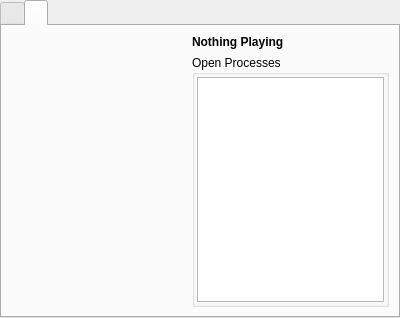
<?xml version="1.0" encoding="UTF-8"?>
<ui version="4.0">
 <class>NowPlaying</class>
 <widget class="QWidget" name="NowPlaying">
  <property name="geometry">
   <rect>
    <x>0</x>
    <y>0</y>
    <width>400</width>
    <height>318</height>
   </rect>
  </property>
  <property name="windowTitle">
   <string>Form</string>
  </property>
  <layout class="QVBoxLayout" name="verticalLayout">
   <property name="leftMargin">
    <number>0</number>
   </property>
   <property name="topMargin">
    <number>0</number>
   </property>
   <property name="rightMargin">
    <number>0</number>
   </property>
   <property name="bottomMargin">
    <number>0</number>
   </property>
   <item>
    <widget class="QTabWidget" name="tabWidget">
     <property name="currentIndex">
      <number>1</number>
     </property>
     <widget class="QWidget" name="tabPlaying">
      <attribute name="title">
       <string/>
      </attribute>
      <layout class="QHBoxLayout" name="horizontalLayout" stretch="3,6">
       <item>
        <layout class="QVBoxLayout" name="verticalLayout_2">
         <item>
          <widget class="QLabel" name="coverImage">
           <property name="minimumSize">
            <size>
             <width>175</width>
             <height>0</height>
            </size>
           </property>
           <property name="maximumSize">
            <size>
             <width>175</width>
             <height>16777215</height>
            </size>
           </property>
           <property name="text">
            <string/>
           </property>
           <property name="scaledContents">
            <bool>true</bool>
           </property>
          </widget>
         </item>
         <item>
          <spacer name="verticalSpacer_2">
           <property name="orientation">
            <enum>Qt::Vertical</enum>
           </property>
           <property name="sizeHint" stdset="0">
            <size>
             <width>20</width>
             <height>40</height>
            </size>
           </property>
          </spacer>
         </item>
        </layout>
       </item>
       <item>
        <layout class="QVBoxLayout" name="infoLayout">
         <property name="spacing">
          <number>2</number>
         </property>
         <item>
          <layout class="QHBoxLayout" name="horizontalLayout_3" stretch="8,2">
           <property name="spacing">
            <number>0</number>
           </property>
           <item>
            <layout class="QVBoxLayout" name="verticalLayout_7">
             <item>
              <widget class="QLabel" name="title">
               <property name="font">
                <font>
                 <pointsize>9</pointsize>
                 <weight>75</weight>
                 <bold>true</bold>
                </font>
               </property>
               <property name="wordWrap">
                <bool>true</bool>
               </property>
              </widget>
             </item>
             <item>
              <widget class="QLabel" name="nowPlaying">
               <property name="wordWrap">
                <bool>true</bool>
               </property>
              </widget>
             </item>
            </layout>
           </item>
           <item>
            <layout class="QVBoxLayout" name="verticalLayout_8">
             <item>
              <widget class="QLabel" name="updating">
               <property name="text">
                <string/>
               </property>
               <property name="alignment">
                <set>Qt::AlignRight|Qt::AlignTrailing|Qt::AlignVCenter</set>
               </property>
              </widget>
             </item>
             <item>
              <widget class="QPushButton" name="pushButton">
               <property name="enabled">
                <bool>false</bool>
               </property>
               <property name="maximumSize">
                <size>
                 <width>200</width>
                 <height>16777215</height>
                </size>
               </property>
               <property name="text">
                <string>Cancel Update</string>
               </property>
              </widget>
             </item>
            </layout>
           </item>
          </layout>
         </item>
         <item>
          <widget class="QGroupBox" name="groupBox">
           <property name="font">
            <font>
             <weight>75</weight>
             <bold>true</bold>
            </font>
           </property>
           <property name="title">
            <string>Synonyms</string>
           </property>
           <layout class="QVBoxLayout" name="verticalLayout_4">
            <property name="leftMargin">
             <number>5</number>
            </property>
            <property name="topMargin">
             <number>5</number>
            </property>
            <property name="rightMargin">
             <number>5</number>
            </property>
            <property name="bottomMargin">
             <number>5</number>
            </property>
            <item>
             <widget class="QLabel" name="synonyms">
              <property name="font">
               <font>
                <weight>50</weight>
                <bold>false</bold>
               </font>
              </property>
              <property name="wordWrap">
               <bool>true</bool>
              </property>
             </widget>
            </item>
           </layout>
          </widget>
         </item>
         <item>
          <widget class="QGroupBox" name="groupBox_2">
           <property name="font">
            <font>
             <weight>75</weight>
             <bold>true</bold>
            </font>
           </property>
           <property name="title">
            <string>Details</string>
           </property>
           <layout class="QHBoxLayout" name="horizontalLayout_2" stretch="3,9">
            <property name="spacing">
             <number>2</number>
            </property>
            <property name="leftMargin">
             <number>5</number>
            </property>
            <property name="topMargin">
             <number>5</number>
            </property>
            <property name="rightMargin">
             <number>5</number>
            </property>
            <property name="bottomMargin">
             <number>5</number>
            </property>
            <item>
             <layout class="QVBoxLayout" name="verticalLayout_6">
              <item>
               <widget class="QLabel" name="label_4">
                <property name="maximumSize">
                 <size>
                  <width>250</width>
                  <height>16777215</height>
                 </size>
                </property>
                <property name="font">
                 <font>
                  <weight>50</weight>
                  <bold>false</bold>
                 </font>
                </property>
                <property name="text">
                 <string>Episodes:</string>
                </property>
               </widget>
              </item>
              <item>
               <widget class="QLabel" name="label_5">
                <property name="maximumSize">
                 <size>
                  <width>250</width>
                  <height>16777215</height>
                 </size>
                </property>
                <property name="font">
                 <font>
                  <weight>50</weight>
                  <bold>false</bold>
                 </font>
                </property>
                <property name="text">
                 <string>Status:</string>
                </property>
               </widget>
              </item>
             </layout>
            </item>
            <item>
             <layout class="QVBoxLayout" name="verticalLayout_5">
              <item>
               <widget class="QLabel" name="episodes">
                <property name="font">
                 <font>
                  <weight>50</weight>
                  <bold>false</bold>
                 </font>
                </property>
               </widget>
              </item>
              <item>
               <widget class="QLabel" name="status">
                <property name="font">
                 <font>
                  <weight>50</weight>
                  <bold>false</bold>
                 </font>
                </property>
               </widget>
              </item>
             </layout>
            </item>
           </layout>
          </widget>
         </item>
         <item>
          <widget class="QGroupBox" name="groupBox_3">
           <property name="font">
            <font>
             <weight>75</weight>
             <bold>true</bold>
            </font>
           </property>
           <property name="title">
            <string>Description</string>
           </property>
           <layout class="QVBoxLayout" name="verticalLayout_3">
            <property name="leftMargin">
             <number>5</number>
            </property>
            <property name="topMargin">
             <number>5</number>
            </property>
            <property name="rightMargin">
             <number>5</number>
            </property>
            <property name="bottomMargin">
             <number>5</number>
            </property>
            <item>
             <widget class="QScrollArea" name="scrollArea">
              <property name="widgetResizable">
               <bool>true</bool>
              </property>
              <widget class="QWidget" name="scrollAreaWidgetContents">
               <property name="geometry">
                <rect>
                 <x>0</x>
                 <y>0</y>
                 <width>175</width>
                 <height>70</height>
                </rect>
               </property>
               <layout class="QVBoxLayout" name="verticalLayout_9">
                <property name="spacing">
                 <number>0</number>
                </property>
                <property name="leftMargin">
                 <number>2</number>
                </property>
                <property name="topMargin">
                 <number>2</number>
                </property>
                <property name="rightMargin">
                 <number>2</number>
                </property>
                <property name="bottomMargin">
                 <number>2</number>
                </property>
                <item>
                 <widget class="QLabel" name="description">
                  <property name="font">
                   <font>
                    <weight>50</weight>
                    <bold>false</bold>
                   </font>
                  </property>
                  <property name="text">
                   <string/>
                  </property>
                  <property name="textFormat">
                   <enum>Qt::RichText</enum>
                  </property>
                  <property name="alignment">
                   <set>Qt::AlignLeading|Qt::AlignLeft|Qt::AlignTop</set>
                  </property>
                  <property name="wordWrap">
                   <bool>true</bool>
                  </property>
                 </widget>
                </item>
               </layout>
              </widget>
             </widget>
            </item>
           </layout>
          </widget>
         </item>
        </layout>
       </item>
      </layout>
     </widget>
     <widget class="QWidget" name="tabNotPlaying">
      <attribute name="title">
       <string/>
      </attribute>
      <layout class="QHBoxLayout" name="horizontalLayout_4">
       <item>
        <layout class="QVBoxLayout" name="verticalLayout_10" stretch="0,0">
         <item>
          <widget class="QLabel" name="defaultImage">
           <property name="minimumSize">
            <size>
             <width>175</width>
             <height>0</height>
            </size>
           </property>
           <property name="maximumSize">
            <size>
             <width>175</width>
             <height>16777215</height>
            </size>
           </property>
           <property name="text">
            <string/>
           </property>
           <property name="scaledContents">
            <bool>true</bool>
           </property>
          </widget>
         </item>
         <item>
          <spacer name="verticalSpacer_3">
           <property name="orientation">
            <enum>Qt::Vertical</enum>
           </property>
           <property name="sizeHint" stdset="0">
            <size>
             <width>20</width>
             <height>40</height>
            </size>
           </property>
          </spacer>
         </item>
        </layout>
       </item>
       <item>
        <layout class="QVBoxLayout" name="verticalLayout_11">
         <item>
          <widget class="QLabel" name="label_6">
           <property name="font">
            <font>
             <pointsize>9</pointsize>
             <weight>75</weight>
             <bold>true</bold>
            </font>
           </property>
           <property name="text">
            <string>Nothing Playing</string>
           </property>
           <property name="wordWrap">
            <bool>true</bool>
           </property>
          </widget>
         </item>
         <item>
          <widget class="QGroupBox" name="groupBox_4">
           <property name="title">
            <string>Open Processes</string>
           </property>
           <layout class="QVBoxLayout" name="verticalLayout_12">
            <property name="leftMargin">
             <number>2</number>
            </property>
            <property name="topMargin">
             <number>2</number>
            </property>
            <property name="rightMargin">
             <number>2</number>
            </property>
            <property name="bottomMargin">
             <number>2</number>
            </property>
            <item>
             <widget class="QListView" name="openProcesses">
              <property name="editTriggers">
               <set>QAbstractItemView::NoEditTriggers</set>
              </property>
              <property name="alternatingRowColors">
               <bool>true</bool>
              </property>
             </widget>
            </item>
           </layout>
          </widget>
         </item>
        </layout>
       </item>
      </layout>
     </widget>
    </widget>
   </item>
  </layout>
 </widget>
 <resources/>
 <connections/>
</ui>
